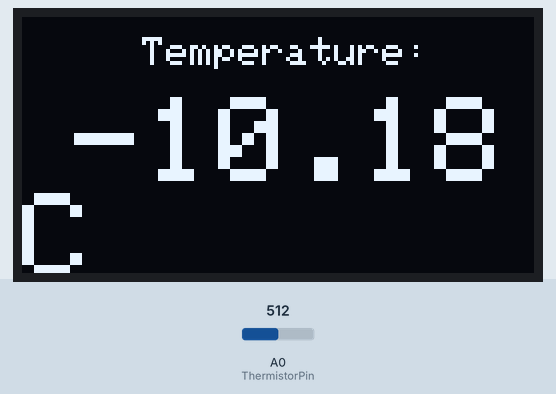
This sketch was run on a simulated Arduino Uno, built with avr-gcc and run on an emulated ATmega328P. On the bench: 128×64 one-colour display. The inputs (shaded band) are chosen by the test bench; at power-on: A0 (ThermistorPin) = 512.

Above: at 1.5 s.
1.6 s: A0 (ThermistorPin) set to 716
At 2.8 s:
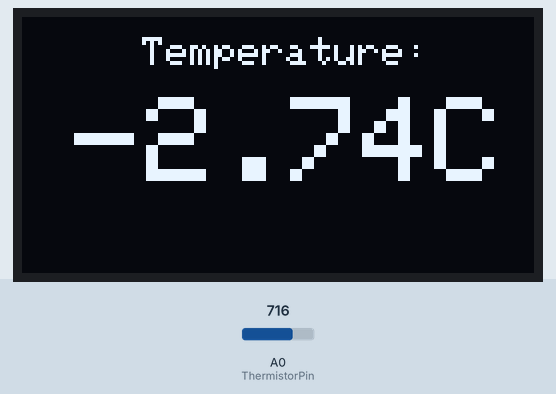
3.9 s: A0 (ThermistorPin) set to 900
At 5.3 s:
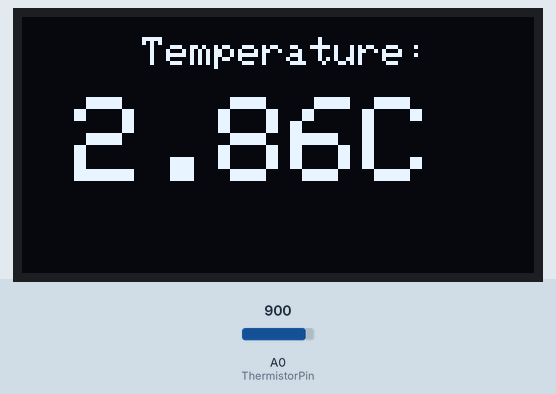
6.1 s: A0 (ThermistorPin) set to 1023
At 7.7 s:
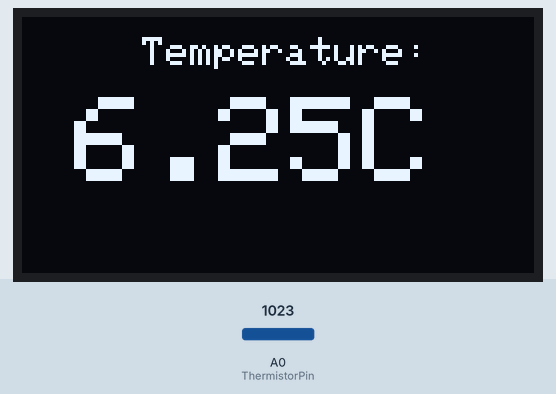
Timing chart, 0 to 9.2 s (numbered marks = the images above; inputs shaded):
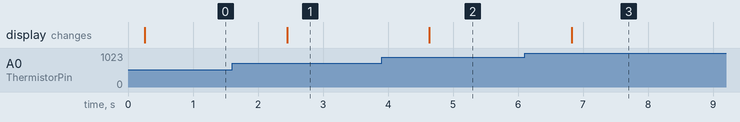

Measured:
- after the input at 1.6 s, the display: changes after 0.85 s (image 1)
- after the input at 3.9 s, the display: changes after 0.74 s (image 2)
- after the input at 6.1 s, the display: changes after 0.73 s (image 3)

The sketch:

Displaying_Temperature_Values.ino
```cpp
#include <Wire.h>
#include <Adafruit_GFX.h>
#include <Adafruit_SSD1306.h>

#define SCREEN_WIDTH 128 // OLED display width, in pixels
#define SCREEN_HEIGHT 64 // OLED display height, in pixels

// Declaration for an SSD1306 display connected to I2C (SDA, SCL pins)
Adafruit_SSD1306 display(SCREEN_WIDTH, SCREEN_HEIGHT, &Wire, -1);

//int sensorValue = 0; not needed as we're showing Tc
int ThermistorPin = 14;

float Vout;
float R1 = 10000;
float R2;
float Tk;
float Tc;
float A = 0.001065308552122;
float B = 0.000234711863267;
float C = 0.000000085663516;

void setup() {
  Serial.begin(9600);

  if(!display.begin(SSD1306_SWITCHCAPVCC, 0x3C)) { // Address 0x3D for 128x64
    Serial.println(F("SSD1306 connection failed"));
    for(;;);
  }
}

void loop() {

 //sensorValue = analogRead(14); we are doing this in the next line

 Vout = analogRead(ThermistorPin);
  R2 = R1 * (4096.0 / Vout - 1.0);
  Tk = (1.0 / (A + B*log(R2) + C*pow(log(R2),3) ));
  Tc = Tk - 273.15;


  delay(200);
  display.clearDisplay();

  display.setTextSize(1);
  display.setTextColor(WHITE);
  display.setCursor(30, 5);

  // Display our data by bringing in our factors into the display.print
  display.println("Temperature: ");

  display.setCursor(13, 20);
  display.setTextSize(3);
  display.print (Tc);
  display.println("C ");

  display.display();
  delay(500);

}
```
